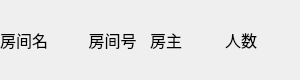
<?xml version="1.0" encoding="UTF-8"?>
<ui version="4.0">
 <class>RoomItem</class>
 <widget class="QWidget" name="RoomItem">
  <property name="geometry">
   <rect>
    <x>0</x>
    <y>0</y>
    <width>300</width>
    <height>80</height>
   </rect>
  </property>
  <property name="minimumSize">
   <size>
    <width>300</width>
    <height>80</height>
   </size>
  </property>
  <property name="windowTitle">
   <string>Form</string>
  </property>
  <layout class="QHBoxLayout" name="horizontalLayout">
   <property name="spacing">
    <number>0</number>
   </property>
   <property name="leftMargin">
    <number>0</number>
   </property>
   <property name="topMargin">
    <number>0</number>
   </property>
   <property name="rightMargin">
    <number>0</number>
   </property>
   <property name="bottomMargin">
    <number>0</number>
   </property>
   <item>
    <widget class="QWidget" name="widget" native="true">
     <property name="minimumSize">
      <size>
       <width>300</width>
       <height>80</height>
      </size>
     </property>
     <property name="maximumSize">
      <size>
       <width>9999</width>
       <height>80</height>
      </size>
     </property>
     <layout class="QHBoxLayout" name="horizontalLayout_3">
      <property name="spacing">
       <number>0</number>
      </property>
      <property name="leftMargin">
       <number>0</number>
      </property>
      <property name="topMargin">
       <number>0</number>
      </property>
      <property name="rightMargin">
       <number>0</number>
      </property>
      <property name="bottomMargin">
       <number>0</number>
      </property>
      <item>
       <widget class="QWidget" name="widget_2" native="true">
        <property name="minimumSize">
         <size>
          <width>300</width>
          <height>80</height>
         </size>
        </property>
        <property name="maximumSize">
         <size>
          <width>300</width>
          <height>9999</height>
         </size>
        </property>
        <property name="font">
         <font>
          <family>华文行楷</family>
         </font>
        </property>
        <layout class="QHBoxLayout" name="horizontalLayout_2">
         <property name="spacing">
          <number>0</number>
         </property>
         <property name="leftMargin">
          <number>0</number>
         </property>
         <property name="topMargin">
          <number>0</number>
         </property>
         <property name="rightMargin">
          <number>0</number>
         </property>
         <property name="bottomMargin">
          <number>0</number>
         </property>
         <item>
          <widget class="QLabel" name="lb_roomname">
           <property name="font">
            <font>
             <family>华文行楷</family>
             <pointsize>12</pointsize>
            </font>
           </property>
           <property name="text">
            <string>房间名</string>
           </property>
           <property name="alignment">
            <set>Qt::AlignLeading|Qt::AlignLeft|Qt::AlignVCenter</set>
           </property>
          </widget>
         </item>
         <item>
          <widget class="QLabel" name="lb_roomid">
           <property name="font">
            <font>
             <family>华文行楷</family>
             <pointsize>12</pointsize>
            </font>
           </property>
           <property name="text">
            <string>房间号</string>
           </property>
           <property name="alignment">
            <set>Qt::AlignCenter</set>
           </property>
          </widget>
         </item>
         <item>
          <widget class="QLabel" name="lb_roomcreator">
           <property name="font">
            <font>
             <family>华文行楷</family>
             <pointsize>12</pointsize>
            </font>
           </property>
           <property name="text">
            <string>房主</string>
           </property>
           <property name="alignment">
            <set>Qt::AlignLeading|Qt::AlignLeft|Qt::AlignVCenter</set>
           </property>
          </widget>
         </item>
         <item>
          <widget class="QLabel" name="lb_number">
           <property name="font">
            <font>
             <family>华文行楷</family>
             <pointsize>12</pointsize>
            </font>
           </property>
           <property name="text">
            <string>人数</string>
           </property>
           <property name="alignment">
            <set>Qt::AlignLeading|Qt::AlignLeft|Qt::AlignVCenter</set>
           </property>
          </widget>
         </item>
        </layout>
       </widget>
      </item>
     </layout>
    </widget>
   </item>
  </layout>
 </widget>
 <resources/>
 <connections/>
</ui>
